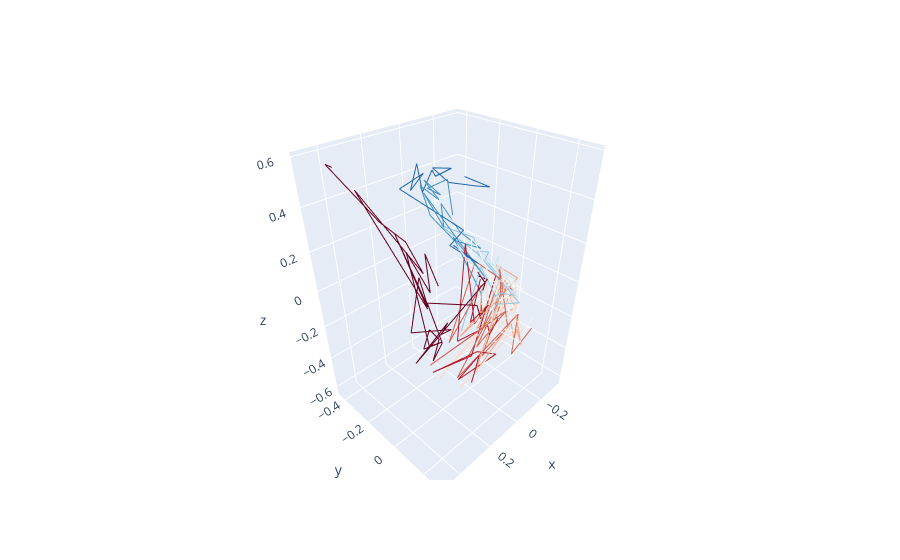

Notebook code for this chart:
### Code cell
fig = go.Figure()
num_time_points = Y.shape[-1]

color_scale = px.colors.diverging.RdBu 
for k in range(K):
    x = Y[k, 0, :]
    y = Y[k, 1, :]
    z = Y[k, 2, :]

    color_index = int(k / K * (len(color_scale) - 1))  # Scale the index to the length of the color scale

    fig.add_trace(go.Scatter3d(
        x=x,
        y=y,
        z=z,
        mode='lines',
        line=dict(color=color_scale[color_index]),
        showlegend=False
    ))

fig.show()
